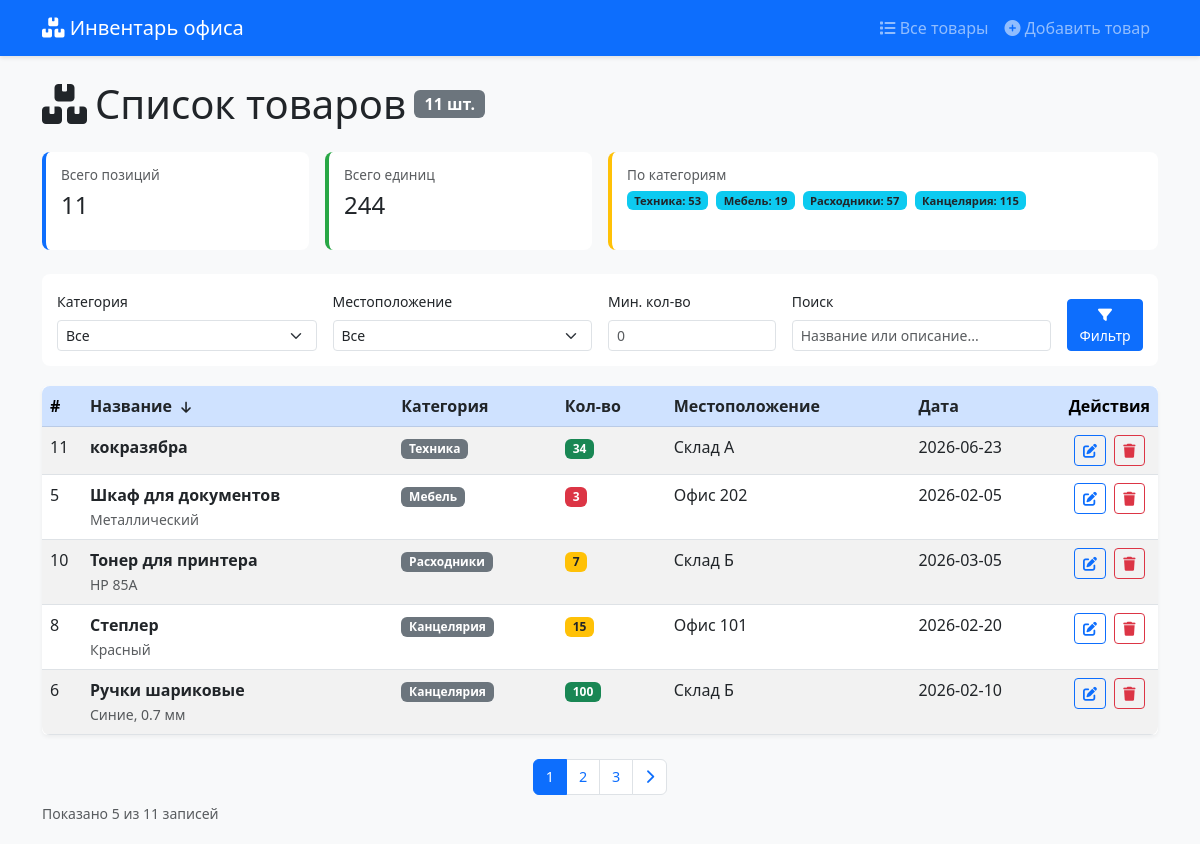
Screenshot of /?sort=name&order=desc&category=&location=&min_quantity=&search=&page=1 with the database file from the repository.
### tables this page shows
CREATE TABLE items (
            id INTEGER PRIMARY KEY AUTOINCREMENT,
            name TEXT NOT NULL,
            category TEXT NOT NULL,
            quantity INTEGER NOT NULL,
            location TEXT NOT NULL,
            description TEXT,
            date_added DATE NOT NULL
        );

### app.py (the view)
@app.route('/')
def index():
    category = request.args.get('category', '')
    location = request.args.get('location', '')
    min_quantity = request.args.get('min_quantity', '')
    search = request.args.get('search', '')
    sort_by = request.args.get('sort', 'date_added')
    sort_order = request.args.get('order', 'desc')
    page = request.args.get('page', 1, type=int)
    per_page = 5
    filters = {
        'category': category,
        'location': location,
        'min_quantity': min_quantity,
        'search': search
    }
    conn = get_db_connection()
    all_items = conn.execute("SELECT * FROM items").fetchall()
    conn.close()
    all_items = [dict(item) for item in all_items]
    filtered_items = filter_items(all_items, filters)
    sorted_items = sort_items(filtered_items, sort_by, sort_order)
    total_items = len(sorted_items)
    total_pages = math.ceil(total_items / per_page) if total_items > 0 else 1
    if page < 1:
        page = 1
    if page > total_pages:
        page = total_pages
    start = (page - 1) * per_page
    end = start + per_page
    items_page = sorted_items[start:end]
    stats = get_statistics(all_items)  # статистика по ВСЕМ товарам
    categories, locations = get_filter_options()
    return render_template('index.html',
                         items=items_page,
                         categories=categories,
                         locations=locations,
                         current_filters=filters,
                         sort_by=sort_by,
                         sort_order=sort_order,
                         current_page=page,
                         total_pages=total_pages,
                         total_items=total_items,
                         stats=stats)

### app.py (called while the page is built)
def get_db_connection():
    conn = sqlite3.connect('database.db')
    conn.row_factory = sqlite3.Row
    return conn

def get_statistics(items_list):
    total = len(items_list)
    total_quantity = sum(item['quantity'] for item in items_list)
    categories_dict = {}
    for item in items_list:
        cat = item['category']
        if cat in categories_dict:
            categories_dict[cat]['count'] += 1
            categories_dict[cat]['total_quantity'] += item['quantity']
        else:
            categories_dict[cat] = {
                'count': 1,
                'total_quantity': item['quantity']
            }
    categories = []
    for cat, data in categories_dict.items():
        categories.append({
            'category': cat,
            'count': data['count'],
            'total_quantity': data['total_quantity']
        })
    return {
        'total_items': total,
        'total_quantity': total_quantity,
        'categories': categories
    }

def get_filter_options():
    conn = get_db_connection()
    cursor = conn.cursor()
    categories = [row['category'] for row in cursor.execute("SELECT DISTINCT category FROM items ORDER BY category").fetchall()]
    locations = [row['location'] for row in cursor.execute("SELECT DISTINCT location FROM items ORDER BY location").fetchall()]
    conn.close()
    return categories, locations

def filter_items(items, filters):
    result = items
    if filters.get('category'):
        result = [item for item in result if item['category'] == filters['category']]
    if filters.get('location'):
        result = [item for item in result if item['location'] == filters['location']]
    if filters.get('min_quantity') and filters['min_quantity'].isdigit():
        min_q = int(filters['min_quantity'])
        result = [item for item in result if item['quantity'] >= min_q]
    if filters.get('search') and filters['search'].strip():
        search_term = filters['search'].strip().lower()  # Переводим в нижний регистр
        result = [
            item for item in result
            if search_term in item['name'].lower() or search_term in item['description'].lower()
        ]
    return result

### templates/index.html (shortened to what this page needs)
{% extends "base.html" %}
{% block content %}
<div class="row">
    <div class="col-12">
        <h1 class="mb-3 mb-sm-4 d-flex align-items-center flex-wrap">
            <i class="fas fa-boxes me-2"></i>
            <span class="d-none d-sm-inline">Список товаров</span>
            <span class="badge bg-secondary fs-6 ms-2">{{ total_items }} шт.</span>
        </h1>
        <div class="row mb-3 mb-sm-4 g-2 g-sm-3">
            <div class="col-6 col-md-3">
                <div class="stats-card">
                    <h6 class="text-muted small">Всего позиций</h6>
                    <h3 class="mb-0">{{ stats.total_items }}</h3>
                </div>
            </div>
            <div class="col-6 col-md-3">
                <div class="stats-card" style="border-left-color: #28a745;">
                    <h6 class="text-muted small">Всего единиц</h6>
                    <h3 class="mb-0">{{ stats.total_quantity }}</h3>
                </div>
            </div>
            <div class="col-12 col-md-6">
                <div class="stats-card" style="border-left-color: #ffc107;">
                    <h6 class="text-muted small">По категориям</h6>
                    <div class="d-flex flex-wrap gap-1 gap-sm-2">
                        {% for cat in stats.categories %}
                            <span class="badge bg-info text-dark" style="font-size: 0.7rem;">
                                {{ cat.category }}: {{ cat.total_quantity }}
                            </span>
                        {% endfor %}
                    </div>
                </div>
            </div>
        </div>
        <div class="filter-section">
            <form method="GET" action="{{ url_for('index') }}" class="row g-2 g-sm-3">
                <div class="col-12 col-sm-6 col-md-3">
                    <label class="form-label small">Категория</label>
                    <select name="category" class="form-select form-select-sm">
                        <option value="">Все</option>
                    </select>
                </div>
                <div class="col-12 col-sm-6 col-md-3">
                    <label class="form-label small">Местоположение</label>
                    <select name="location" class="form-select form-select-sm">
                        <option value="">Все</option>
                    </select>
                </div>
                <div class="col-6 col-sm-3 col-md-2">
                    <label class="form-label small">Мин. кол-во</label>
                    <input type="number" name="min_quantity" class="form-control form-control-sm"
                           value="{{ current_filters.min_quantity }}" min="0" placeholder="0">
                </div>
                <div class="col-12 col-sm-6 col-md-3">
                    <label class="form-label small">Поиск</label>
                    <input type="text" name="search" class="form-control form-control-sm"
                           placeholder="Название или описание..."
                           value="{{ current_filters.search }}">
                </div>
                <div class="col-6 col-sm-3 col-md-1 d-flex align-items-end">
                    <button type="submit" class="btn btn-primary btn-sm w-100">
                        <i class="fas fa-filter"></i>
                        <span class="d-none d-md-inline">Фильтр</span>
                    </button>
                </div>
            </form>
        </div>
        <div class="card">
            <div class="card-body p-0">
                <div class="table-responsive">
                    <table class="table table-hover table-striped mb-0" style="min-width: 600px;">
                        <thead class="table-primary">
                            <tr>
                                <th style="width: 40px;">#</th>
                                <th>
                                    <a href="?sort=name&order={% if sort_by == 'name' and sort_order == 'asc' %}desc{% else %}asc{% endif %}&category={{ current_filters.category }}&location={{ current_filters.location }}&min_quantity={{ current_filters.min_quantity }}&search={{ current_filters.search }}&page=1"
                                       class="text-decoration-none text-dark">
                                        Название
                                        {% if sort_by == 'name' %}
                                            <i class="fas fa-arrow-{{ 'up' if sort_order == 'asc' else 'down' }} sort-arrow"></i>
                                        {% endif %}
                                    </a>
                                </th>
                                <th class="d-none d-sm-table-cell">
                                    <a href="?sort=category&order={% if sort_by == 'category' and sort_order == 'asc' %}desc{% else %}asc{% endif %}&category={{ current_filters.category }}&location={{ current_filters.location }}&min_quantity={{ current_filters.min_quantity }}&search={{ current_filters.search }}&page=1"
                                       class="text-decoration-none text-dark">
                                        Категория
                                    </a>
                                </th>
                                <th>
                                    <a href="?sort=quantity&order={% if sort_by == 'quantity' and sort_order == 'asc' %}desc{% else %}asc{% endif %}&category={{ current_filters.category }}&location={{ current_filters.location }}&min_quantity={{ current_filters.min_quantity }}&search={{ current_filters.search }}&page=1"
                                       class="text-decoration-none text-dark">
                                        Кол-во
                                    </a>
                                </th>
                                <th class="d-none d-md-table-cell">
                                    <a href="?sort=location&order={% if sort_by == 'location' and sort_order == 'asc' %}desc{% else %}asc{% endif %}&category={{ current_filters.category }}&location={{ current_filters.location }}&min_quantity={{ current_filters.min_quantity }}&search={{ current_filters.search }}&page=1"
                                       class="text-decoration-none text-dark">
                                        Местоположение
                                    </a>
                                </th>
                                <th class="d-none d-lg-table-cell">
                                    <a href="?sort=date_added&order={% if sort_by == 'date_added' and sort_order == 'asc' %}desc{% else %}asc{% endif %}&category={{ current_filters.category }}&location={{ current_filters.location }}&min_quantity={{ current_filters.min_quantity }}&search={{ current_filters.search }}&page=1"
                                       class="text-decoration-none text-dark">
                                        Дата
                                    </a>
                                </th>
                                <th class="text-center" style="width: 80px;">Действия</th>
                            </tr>
                        </thead>
                        <tbody>
                            {% if items %}
                                {% for item in items %}
                                    <tr>
                                        <td>{{ item.id }}</td>
                                        <td>
                                            <strong>{{ item.name }}</strong>
                                            {% if item.description %}
                                                <br><small class="text-muted d-none d-md-inline">{{ item.description|truncate(30) }}</small>
                                                <br><small class="text-muted d-inline d-md-none">{{ item.description|truncate(15) }}</small>
                                            {% endif %}
                                        </td>
                                        <td class="d-none d-sm-table-cell">
                                            <span class="badge bg-secondary">{{ item.category }}</span>
                                        </td>
                                        <td>
                                            {% if item.quantity <= 5 %}
                                                <span class="badge bg-danger">{{ item.quantity }}</span>
                                            {% elif item.quantity <= 20 %}
                                                <span class="badge bg-warning text-dark">{{ item.quantity }}</span>
                                            {% else %}
                                                <span class="badge bg-success">{{ item.quantity }}</span>
                                            {% endif %}
                                        </td>
                                        <td class="d-none d-md-table-cell">{{ item.location }}</td>
                                        <td class="d-none d-lg-table-cell">{{ item.date_added }}</td>
                                        <td class="text-center" style="white-space: nowrap;">
                                            <a href="{{ url_for('edit_item', id=item.id) }}"
                                               class="btn btn-sm btn-outline-primary btn-action">
                                                <i class="fas fa-edit"></i>
                                            </a>
                                            <form method="POST" action="{{ url_for('delete_item', id=item.id) }}"
                                                  class="delete-form d-inline">
                                                <button type="submit" class="btn btn-sm btn-outline-danger btn-action">
                                                    <i class="fas fa-trash"></i>
                                                </button>
                                            </form>
                                        </td>
                                    </tr>
                                {% endfor %}
                            {% endif %}
                        </tbody>
                    </table>
                </div>
            </div>
        </div>
        {% if total_pages > 1 %}
            <nav class="mt-3 mt-sm-4" aria-label="Навигация по страницам">
                <ul class="pagination">
                    {% for p in range(1, total_pages + 1) %}
                        <li class="page-item {% if p == current_page %}active{% endif %}">
                            <a class="page-link" href="?page={{ p }}&sort={{ sort_by }}&order={{ sort_order }}&category={{ current_filters.category }}&location={{ current_filters.location }}&min_quantity={{ current_filters.min_quantity }}&search={{ current_filters.search }}">
                                {{ p }}
                            </a>
                        </li>
                    {% endfor %}
                    {% if current_page < total_pages %}
                        <li class="page-item">
                            <a class="page-link" href="?page={{ current_page + 1 }}&sort={{ sort_by }}&order={{ sort_order }}&category={{ current_filters.category }}&location={{ current_filters.location }}&min_quantity={{ current_filters.min_quantity }}&search={{ current_filters.search }}">
                                <i class="fas fa-chevron-right"></i>
                            </a>
                        </li>
                    {% endif %}
                </ul>
            </nav>
        {% endif %}
        <div class="text-muted small mt-2">
            Показано {{ items|length }} из {{ total_items }} записей
        </div>
    </div>
</div>
{% endblock %}

### templates/base.html (style rules this page uses)
body { background-color: #f8f9fa; padding-bottom: 20px; }
.card { box-shadow: 0 2px 4px rgba(0,0,0,.05); border: none; }
.table th { cursor: pointer; user-select: none; white-space: nowrap; }
.sort-arrow { margin-left: 5px; font-size: 0.8em; }
.stats-card { border-left: 4px solid #0d6efd; padding: 15px; background: white; border-radius: 8px; margin-bottom: 15px; height: 100%; }
.stats-card h6 { font-size: 0.85rem; }
.stats-card h3 { font-size: 1.5rem; margin-bottom: 0; }
.btn-action { margin: 0 2px; }
.pagination { margin-bottom: 0; flex-wrap: wrap; justify-content: center; }
.pagination .page-link { padding: 0.375rem 0.75rem; font-size: 0.9rem; }
.filter-section { background: white; padding: 15px; border-radius: 8px; margin-bottom: 20px; }
.table-responsive { border-radius: 8px; }

### rows the page displays
items: category "Техника", total_quantity "53"
items: category "Мебель", total_quantity "19"
items: category "Расходники", total_quantity "57"
items: category "Канцелярия", total_quantity "115", id "6", name "Ручки шариковые", description "Синие, 0.7 мм", quantity "100", location "Склад Б", date_added "2026-02-10"
items: id "11", name "кокразябра", category "Техника", quantity "34", location "Склад А", date_added "2026-06-23"
items: id "5", name "Шкаф для документов", description "Металлический", category "Мебель", quantity "3", location "Офис 202", date_added "2026-02-05"
items: id "10", name "Тонер для принтера", description "HP 85A", category "Расходники", quantity "7", location "Склад Б", date_added "2026-03-05"
items: id "8", name "Степлер", description "Красный", category "Канцелярия", quantity "15", location "Офис 101", date_added "2026-02-20"

### other values shown
{{ total_items }} "11"
{{ stats.total_items }} "11"
{{ stats.total_quantity }} "244"
{{ p }} "1" "2" "3"
{{ items|length }} "5"
